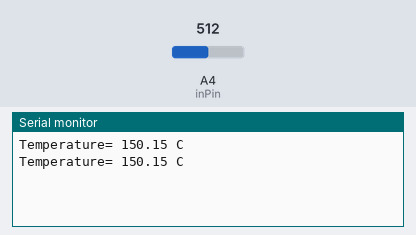
Simulated run of this sketch. Board: Arduino Uno, built with avr-gcc and run on an emulated ATmega328P. Parts: the last lines printed to the serial monitor. The test bench sets the inputs (shaded band); at power-on: A4 (inPin) = 512.

Above: at 2.8 s.
2.9 s: A4 (inPin) set to 716
At 5.2 s:
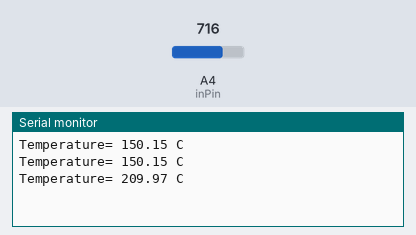
5.6 s: A4 (inPin) set to 900
At 6.9 s:
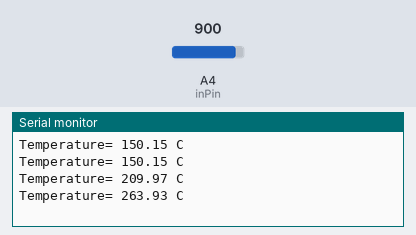
Timing chart, 0 to 8.6 s (numbered marks = the images above; inputs shaded):
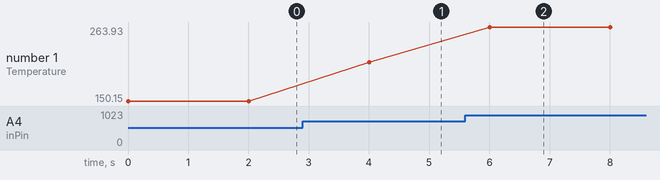

Measured:
- after the input at 2.9 s, the serial monitor: prints a new line after 1.1 s (image 1)
- after the input at 5.6 s, the serial monitor: prints a new line after 0.40 s (image 2)
- plotted number 1: 150.15 → 209.97 after the input at 2.9 s, 209.97 → 263.93 after the input at 5.6 s

The sketch:

lm35.ino
```cpp
const static uint8_t inPin = A4;
const int VDD = 3.3;

void setup() {
  // put your setup code here, to run once:

    Serial.begin(9600);   // Using 9600 Boundrate for communication
}

void loop() {
  // put your main code here, to run repeatedly
  int n = analogRead(inPin);

  float vol = n*(VDD/1023.0*100.0);

  Serial.print("Temperature= ");
  Serial.print(vol);
  Serial.println(" C");
  delay(2000);
}
```
